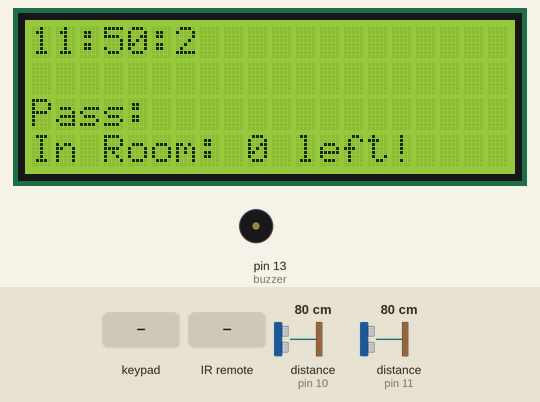
The sketch below on a simulated Arduino Uno, built with avr-gcc and run on an emulated ATmega328P. On the bench: 20×4 character LCD, buzzer (waves = sounding, pin HIGH). Wiring (inferred from the names in the program): 2 × ultrasonic range finder: trigger pin 8, echo pin 10 / trigger pin 9, echo pin 11; DS1307 clock at I2C address 0x68. The inputs (shaded band) are chosen by the test bench; at power-on: distance to the obstacle (sensors on pin 10, pin 11) 80 cm. The echo pulse lasts 58.3 µs per cm; the local clock reads 2024-03-15 10:24:30 at power-on unless the sketch sets it; pins used as bus, display or sensor lines are not drawn; what the sketch prints to the serial monitor is not drawn.

Above: at 2.9 s.
3.0 s: keypad keys 1 2 3 A pressed 0.4 s apart
At 5.0 s:
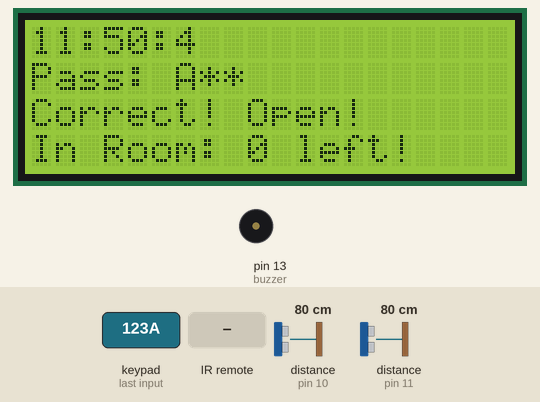
6.1 s: infrared code 0xBA45FF00 received
At 7.0 s:
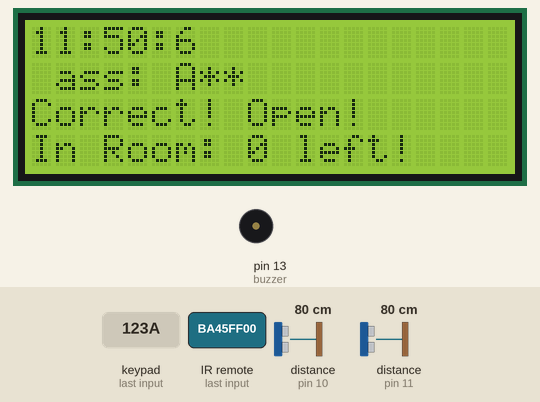
9.1 s: key '1' pressed
At 10.5 s:
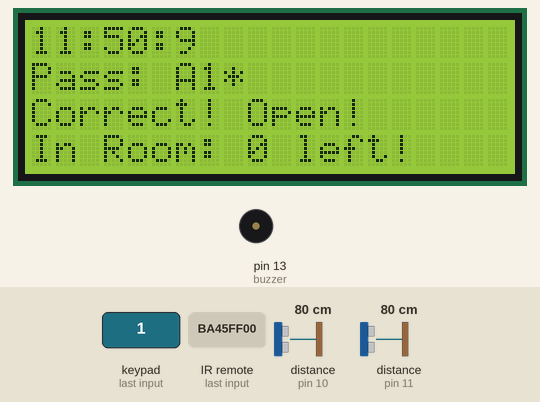
12.1 s: keypad keys 1 2 3 D pressed 0.4 s apart
At 14.5 s:
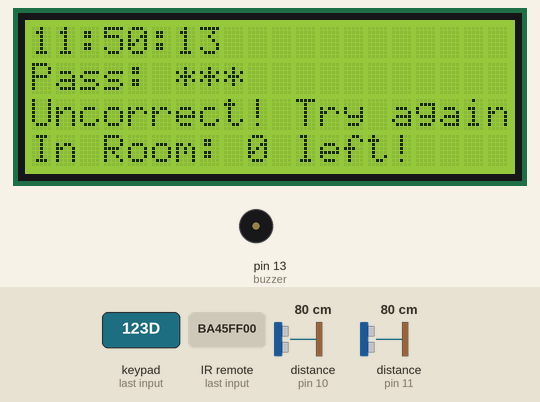
15.2 s: infrared code 0xB946FF00 received
At 16.2 s:
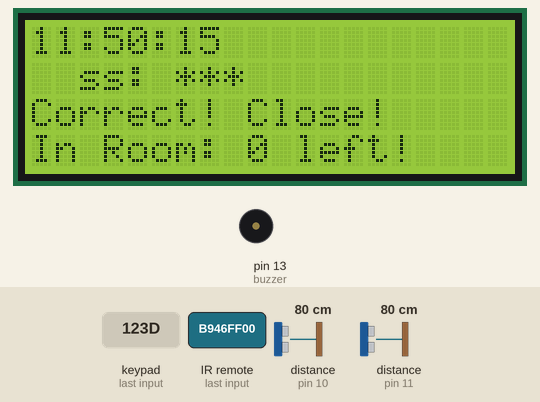
18.2 s: keypad keys 3 1 2 A pressed 0.4 s apart
At 20.5 s:
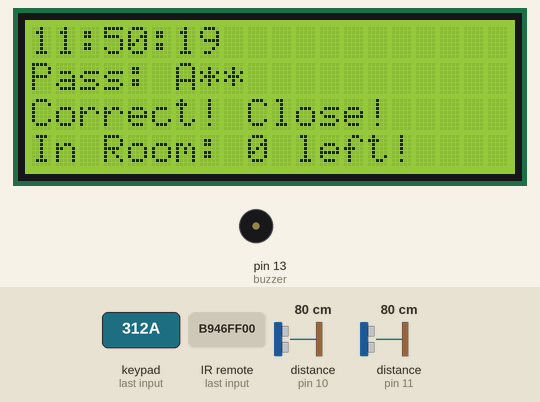
Timing chart, 0 to 22.0 s (numbered marks = the images above; inputs shaded):
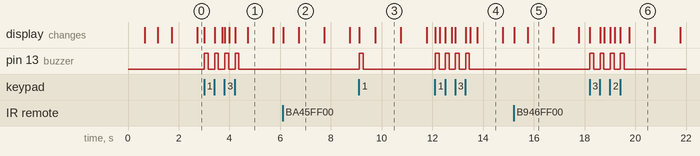

The sketch:

main.ino
```cpp
#define buzzer        13
#define triggerPin1    8
#define triggerPin2    9
#define echoPin1       10
#define echoPin2       11
#define IRSignalPin      12

#include <Wire.h>
#include <Keypad.h>
#include <IRremote.h>
#include "RTClib.h"
#include <LiquidCrystal_I2C.h>

LiquidCrystal_I2C lcd(0x27, 20, 4); // 0x27 là địa chỉ của lcd 16x2
RTC_DS1307 RTC;

unsigned long currentMillis = 0;
unsigned long previousMillis = 0;
unsigned long getTime1 = 0;
unsigned long getTime2 = 0;
int initDistance1 = 0;
int initDistance2 = 0;
int currentDistance1 = 0;
int currentDistance2 = 0;
int numInside = 0;
String turnTake = "";
int timeOut = 0;
uint32_t dataRemote = 0;

const byte ROWS = 4;
const byte COLS = 4;
char password[4];
char openDoor[]="123";
char closeDoor[]="312";
int indexPass = 0;
int countPress = 0;

bool flagCheckCorrect = 0;
char MatrixKey[ROWS][COLS] =
{
  {'1','2','3','4'},
  {'5','6','7','8'},
  {'9','A','B','C'},
  {'D','E','F','G'}
};
byte rowPins[ROWS] = {3,2,1,0};
byte colPins[COLS] = {7,6,5,4};
Keypad Mykeys = Keypad( makeKeymap(MatrixKey), rowPins, colPins, ROWS, COLS);

void setup () {
  Serial.begin(9600);
  pinMode(buzzer, OUTPUT);
  pinMode(triggerPin1, OUTPUT);
  pinMode(triggerPin2, OUTPUT);
  pinMode(echoPin1, INPUT);
  pinMode(echoPin2, INPUT);

  IrReceiver.begin(IRSignalPin);

  lcd.init();
  lcd.backlight();
  lcd.begin(20, 4);
  lcd.clear();

  Wire.begin();
  Wire.beginTransmission(0x68);// địa chỉ của ds1307
  Wire.write(0x07); //
  Wire.write(0x10); //
  Wire.endTransmission();

  RTC.begin();
  if (!RTC.isrunning()) {
    Serial.println("RTC is NOT running!");
    RTC.adjust(DateTime(F(__DATE__), F(__TIME__)));
  }

  RTC.adjust(DateTime(2024, 5, 9, 11, 50, 0));

  delay(500);
  getInitialDistances();
  printInitialDistances();
  printInitialScreen();
}

void loop () {
  if(flagCheckCorrect) countNumberInside();
  lcdDisplayTime();
  keyProcess();
  IRProcess();
}

void lcdDisplayTime() {
  currentMillis = millis();
  if (currentMillis - previousMillis >= 1000) {
    previousMillis = currentMillis;
    DateTime now = RTC.now();
    lcd.setCursor(0, 0);
    lcd.print(now.hour(), DEC);
    lcd.print(":");
    lcd.print(now.minute(), DEC);
    lcd.print(":");
    lcd.print(now.second(), DEC);
    lcd.print(" ");
  }
}

void keyProcess() {
  char EnterKey = Mykeys.getKey();
  if (EnterKey) {
    password[indexPass] = EnterKey;
    lcdDisplayPass();
    digitalWrite(buzzer, HIGH);
    delay(150);
    digitalWrite(buzzer, LOW);
    indexPass ++;
    countPress ++;
  }
  if (countPress == 3)  {
    if (!strcmp(password, openDoor)) {
      indexPass = 0;
      lcdPrint("Correct! Open!       ");
      flagCheckCorrect = 1;
    }
    else if (!strcmp(password, closeDoor)) {
      indexPass = 0;
      lcdPrint("Correct! Close!       ");
      flagCheckCorrect = 0;
    }
    else {
      indexPass = 0;
      lcdPrint("Uncorrect! Try again");
      flagCheckCorrect = 0;
    }
    countPress = 0;
    for(int k = 0; k < 3; k++)
    password[k] = '*';
    lcdDisplayPass();
  }
}

void lcdDisplayPass() {
  lcd.setCursor(0, 1);
  lcd.print("Pass: ");
  lcd.print(password);
}

void getInitialDistances() {
  currentDistance1 = getCurrentDistance(triggerPin1, echoPin1);
  initDistance1 = currentDistance1;
  currentDistance2 = getCurrentDistance(triggerPin2, echoPin2);
  initDistance2 = currentDistance2;
}

int getCurrentDistance(int triggerPin, int echoPin) {
  digitalWrite(triggerPin, LOW);
  delayMicroseconds(2);
  digitalWrite(triggerPin, HIGH);
  delayMicroseconds(10);
  digitalWrite(triggerPin, LOW);
  unsigned long getTime = pulseIn(echoPin, HIGH);
  return getTime / 2 / 29.412;
}

void countNumberInside() {
  currentDistance1 = 0;
  currentDistance2 = 0;
  currentDistance1 = getCurrentDistance(triggerPin1, echoPin1);
  currentDistance2 = getCurrentDistance(triggerPin2, echoPin2);
  if (currentDistance1 < initDistance1 - 10 && turnTake.charAt(0) != '1')
    turnTake += "1";
  else if (currentDistance2 < initDistance2 - 10 && turnTake.charAt(0) != '2')
    turnTake += "2";

  if (turnTake.equals("12")) {
    numInside ++;
    lcdDisplayNum();
    delay(500);
    turnTake = "";
  } else if (turnTake.equals("21") && numInside > 0) {
    numInside --;
    lcdDisplayNum();
    delay(500);
    turnTake = "";
  }
  if (turnTake.length() > 2 || turnTake.equals("11") || turnTake.equals("22") || timeOut > 200)
    turnTake = "";

  if (turnTake.length() == 1)
    timeOut ++;
  else
    timeOut = 0;
}

void lcdDisplayNum() {
  lcd.setCursor(9, 3);
  lcd.print(numInside);
}

void IRProcess() {
  if (IrReceiver.decode())  {
    dataRemote = IrReceiver.decodedIRData.decodedRawData;
    if (dataRemote > 0) {
      Serial.println(dataRemote);
      IRHandle();
    }
    IrReceiver.resume(); // Cho phép nhận giá trị tiếp theo
  }
}

void IRHandle() {
  if (dataRemote == 3125149440) {
    lcdPrint("Correct! Open!       ");
    flagCheckCorrect = 1;
  } else if (dataRemote == 3108437760) {
    lcdPrint("Correct! Close!       ");
    flagCheckCorrect = 0;
  }
}

void lcdPrint(String message) {
  lcd.setCursor(0, 2);
  lcd.print(message);
}

void printInitialDistances() {
  Serial.print(initDistance1); Serial.print("   ");
  Serial.println(initDistance2);
}

void printInitialScreen() {
  lcdPrint("Please Enter Pass!");
  delay(500);
  lcdPrint("To Control The Door!");
  delay(500);
  lcdPrint("Pass:               ");
  lcd.setCursor(0, 3);
  lcd.print("In Room: 0 left! ");
}

void printResetPw()
{
  lcd.setCursor(0, 1);
  lcd.print("Pass: ");
  lcd.print("***");
}
```

Measured:
- after the input at 3.0 s, pin 13 (buzzer): alternates HIGH for 0.15 s and LOW for 0.25 s, 8 changes in all, then stays LOW, starting at once; the display: first changes at once (image 1 shows a later state)
- after the input at 6.1 s, the display: first changes at once (image 2 shows a later state)
- after the input at 9.1 s, pin 13 (buzzer): LOW → HIGH at once, → LOW 0.15 s later; the display: first changes at once (image 3 shows a later state)
- after the input at 12.1 s, pin 13 (buzzer): alternates HIGH for 0.15 s and LOW for 0.25 s, 8 changes in all, then stays LOW, starting at once; the display: first changes at once (image 4 shows a later state)
- after the input at 15.2 s, the display: first changes at once (image 5 shows a later state)
- after the input at 18.2 s, pin 13 (buzzer): alternates HIGH for 0.15 s and LOW for 0.25 s, 8 changes in all, then stays LOW, starting at once; the display: first changes at once (image 6 shows a later state)
- what the display in image 1 shows lasts 1.0 s, from 4.7 s to 5.7 s
